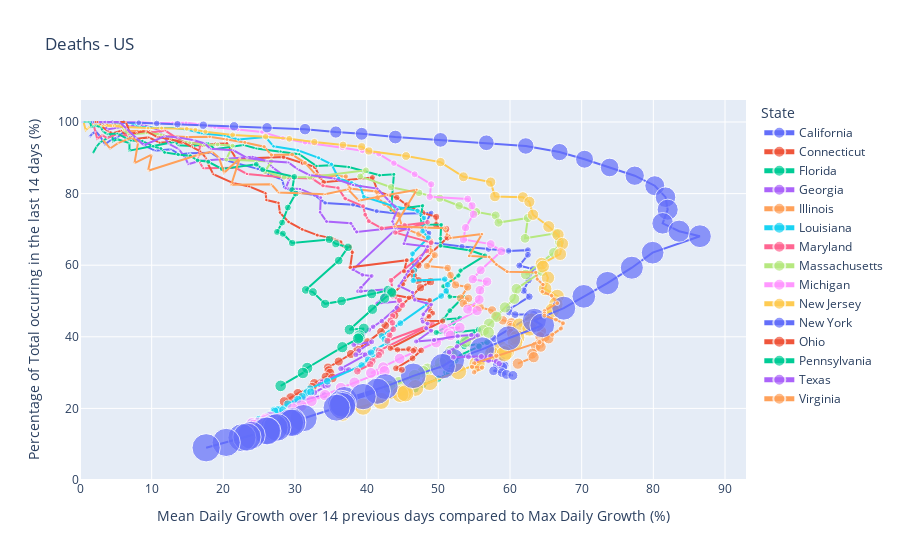

Write notebook code for a chart like this one.
### Markdown cell above
### Plot

### Code cell
list_top_15_countries = daily_cases_US.sort_values(daily_cases_US.columns[-2], ascending=False).reset_index()['Province_State'][:15].to_list()    
st_us.value = list_top_15_countries

if cases_us.value == 'Confirmed Cases':
    daily_cases_US_2 = plot_phase_space_US(daily_cases_US, 
                                           title = cases_us.value, time_window=int(tw_us.value), 
                                           n_cases = min_us.value, state=st_us.value)
elif cases_us.value == 'Deaths':
    daily_deaths_US_2 = plot_phase_space_US(daily_deaths_US.drop(columns='Population'), 
                                            title = cases_us.value, time_window=int(tw_us.value), 
                                            n_cases = min_us.value, state=st_us.value)
else:
    print('ERROR in dataframe')
